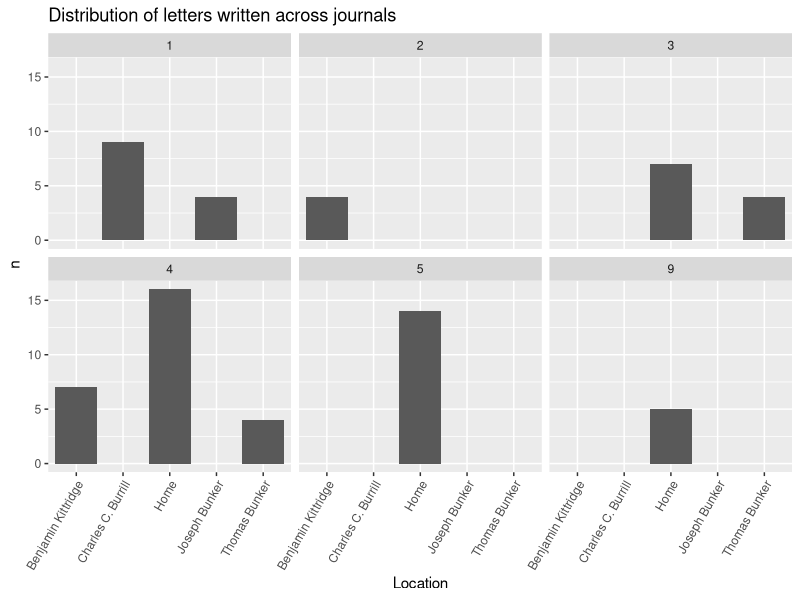
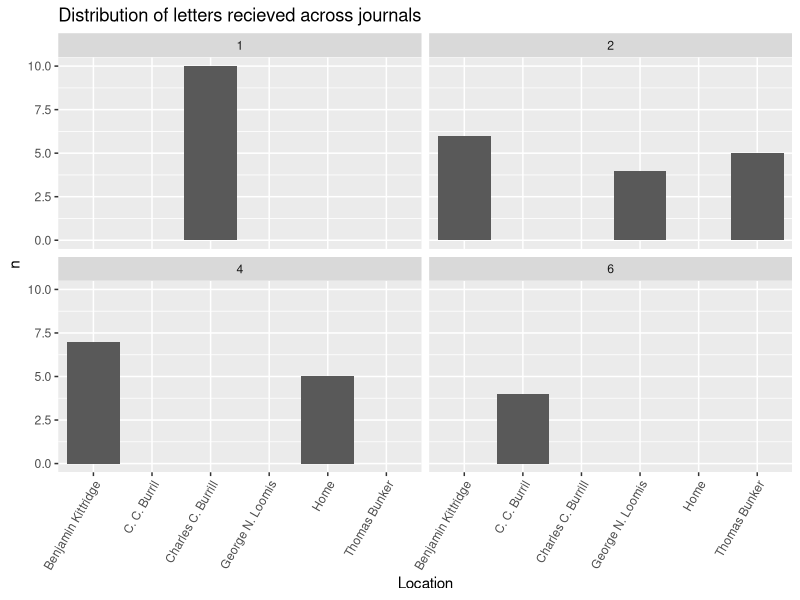
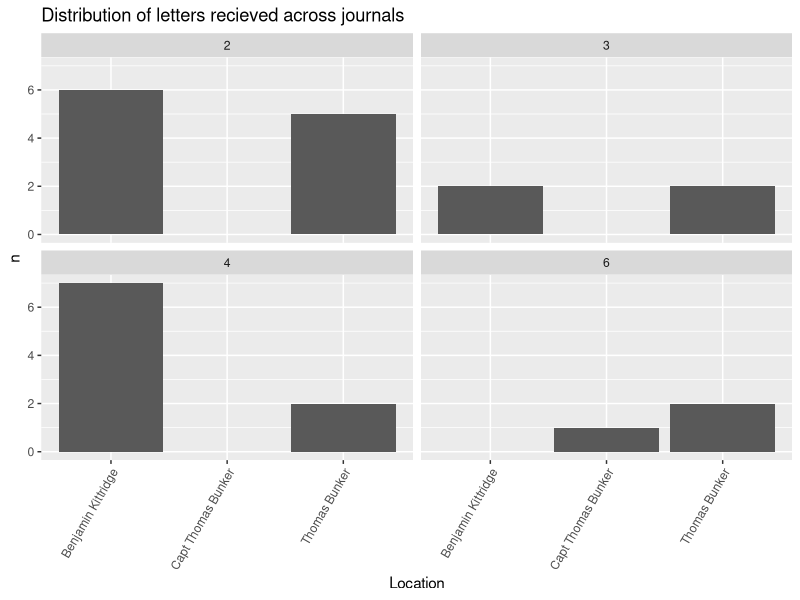
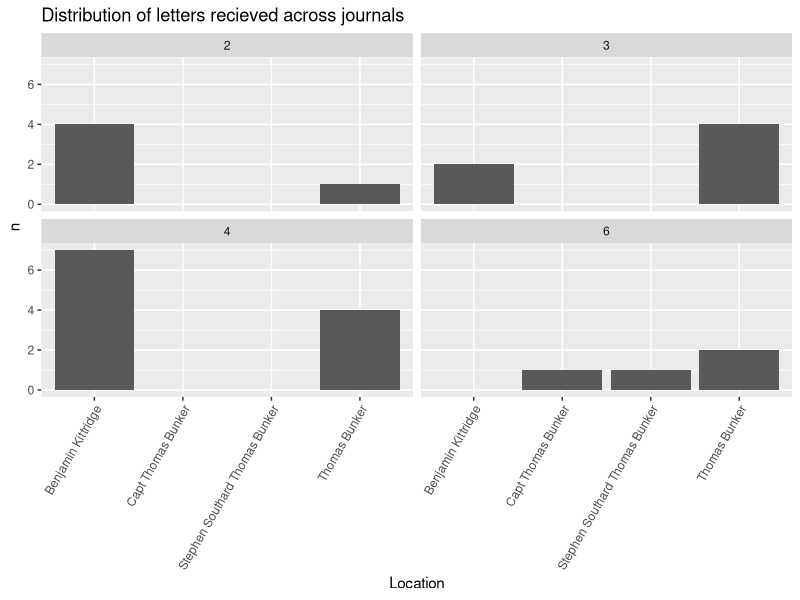

R code for these plots, in order:
## ---- chunk 1
install.packages(c("tidyverse", 
                   "tidytext",
                   "stopwords",
                   "widyr",
                   "tidygraph",
                   "tidylo",
                   "ggraph",
                   "wordcloud",
                   "dplyr"))
## ---- chunk 2
library(dplyr)
library(tidyverse)
library("magrittr") 
library(tidyverse)
library(tidytext)
## ---- chunk 3
library(readr)
journal_71_72 <- read_csv("Data_Sets/journal_1871_1872 - Sheet1 (1).csv")
journal_73 <- read_csv("Data_Sets/journal_1873 - Sheet1.csv")
journal_74 <- read_csv("Data_Sets/journal_1874 - Sheet1.csv")
journal_75 <- read_csv("Data_Sets/journal_1875 - Sheet1.csv")
journal_76 <- read_csv("Data_Sets/journal_1876 - Sheet1.csv")
journal_77 <- read_csv("Data_Sets/journal_1877 - Sheet1.csv")
journal_80 <- read_csv("Data_Sets/journal_1880 - Sheet1.csv")
journal_83 <- read_csv("Data_Sets/journal_1883 - Sheet1.csv")
journal_84 <- read_csv("Data_Sets/journal_1884 - Sheet1.csv")
journal_86 <- read_csv("Data_Sets/journal_1886 - Sheet1.csv")

## ---- chunk 4
journal_71_72$journal <- 1
journal_73$journal <- 2
journal_74$journal <- 3
journal_75$journal <- 4
journal_76$journal <- 5
journal_77$journal <- 6

journal_80$journal <- 9

journal_83$journal <- 12
journal_84$journal <- 13

journal_86$journal <- 15
## ---- chunk 5
journal_71_72 <- journal_71_72 %>%
  rename(transcription_accuracy = transcription) %>%
  mutate(image_path = as.character(image_path)) %>%
  mutate(image_description = as.character(image_description))

journal_75 <- journal_75 %>%
  mutate(quantity = as.character(quantity)) %>%
  mutate(latitude = as.logical(latitude)) %>%
  mutate(latitude_origin = as.logical(latitude_origin)) %>%
  mutate(longitude = as.logical(longitude)) %>%
  mutate(longitude_origin = as.logical(longitude_origin))

journal_76 <- journal_76 %>%
  mutate(quantity = as.character(quantity)) %>%
  mutate(latitude = as.logical(latitude)) %>%
  mutate(latitude_origin = as.logical(latitude_origin)) %>%
  mutate(longitude = as.logical(longitude)) %>%
  mutate(longitude_origin = as.logical(longitude_origin)) %>%
  mutate(image_path = as.character(image_path)) %>%
  mutate(image_description = as.character(image_description)) %>%
  mutate(noteworthy = as.logical(noteworthy))

journal_77 <- journal_77 %>%
  mutate(quantity = as.character(quantity)) %>%
  mutate(image_path = as.character(image_path)) %>%
  mutate(image_description = as.character(image_description)) %>%
  mutate(noteworthy = as.logical(noteworthy)) %>%
  mutate(temperature_am = as.logical(temperature_am))

journal_80 <- journal_80 %>%
  mutate(image_path = as.character(image_path)) %>%
  mutate(image_description = as.character(image_description)) %>%
  mutate(noteworthy = as.logical(noteworthy)) %>%
  mutate(temperature_am = as.logical(temperature_am)) %>%
  mutate(temperature_pm = as.logical(temperature_pm)) %>%
  mutate(temperature_night = as.logical(temperature_night))
  
journal_86 <- journal_86 %>%
  mutate(image_path = as.character(image_path)) %>%
  mutate(image_description = as.character(image_description)) %>%
  mutate(noteworthy = as.logical(noteworthy)) %>%
  mutate(temperature_am = as.logical(temperature_am)) %>%
  mutate(temperature_pm = as.logical(temperature_pm)) %>%
  mutate(temperature_night = as.logical(temperature_night)) %>%
  mutate(latitude = as.logical(latitude)) %>%
  mutate(recorder = as.character(recorder)) %>%
  mutate(notes = as.character(notes)) %>%
  select(- ...37)

journal_83 <- journal_83 %>%
  mutate(image_path = as.character(image_path)) %>%
  mutate(image_description = as.character(image_description)) %>%
  mutate(noteworthy = as.logical(noteworthy)) %>%
  mutate(temperature_am = as.logical(temperature_am)) %>%
  mutate(latitude = as.logical(latitude)) %>%
  mutate(latitude_origin = as.logical(latitude_origin)) %>%
  mutate(longitude_origin = as.logical(longitude_origin)) %>%
  mutate(letter_from = as.character(letter_from))
  
journal_84 <- journal_84 %>%
  mutate(image_path = as.character(image_path)) %>%
  mutate(image_description = as.character(image_description)) %>%
  mutate(noteworthy = as.logical(noteworthy)) %>%
  mutate(temperature_am = as.logical(temperature_am)) %>%
  mutate(latitude = as.logical(latitude)) %>%
  mutate(latitude_origin = as.logical(latitude_origin)) %>%
  mutate(letter_to = as.character(letter_to))%>%
  mutate(notes = as.character(notes))
## ---- chunk 6
journals <- dplyr::bind_rows(journal_71_72, journal_73, journal_74, journal_75, journal_76, journal_77, journal_80, journal_86)
## ---- chunk 7
letters <- journals %>%
  filter(letter != "no letter")
## ---- chunk 8
read_letters <- letters %>%
  filter(letter_from != "NA")
  
## ---- chunk 9
write_letters <- letters %>%
  filter(letter_to != "NA")
## ---- chunk 10
read_letters <- read_letters %>%
  separate(letter_from, c("person_1", "person_2", "person_3", "person_4"), sep = ",")
## ---- chunk 11
per_1 <- read_letters %>%
  select(person_1, journal, journal_entry) %>%
  rename(from = person_1)
per_2 <- read_letters %>%
  select(person_2, journal, journal_entry) %>%
  rename(from = person_2)
per_3 <- read_letters %>%
  select(person_3, journal, journal_entry) %>%
  rename(from = person_3)
per_4 <- read_letters %>%
  select(person_4, journal, journal_entry) %>%
  rename(from = person_4)

read_letters <- dplyr::bind_rows(per_1, per_2, per_3, per_4)
## ---- chunk 12
read_letters <- read_letters %>%
  mutate(from = str_to_title(from)) %>%
  mutate(from = trimws(from, "both")) %>%
  filter(from != "NA")
## ---- chunk 13
(read_count <- read_letters %>%
   filter(from!= "NA") %>%
    count(from, sort = TRUE))
## ---- chunk 14
write_letters <- write_letters %>%
  separate(letter_to, c("person_1", "person_2", "person_3", "person_4"), sep = ",")
## ---- chunk 15
per_1 <- write_letters %>%
  select(person_1, journal, journal_entry) %>%
  rename(to = person_1)
per_2 <- write_letters %>%
  select(person_2, journal, journal_entry) %>%
  rename(to = person_2)
per_3 <- write_letters %>%
  select(person_3, journal, journal_entry) %>%
  rename(to = person_3)
per_4 <- write_letters %>%
  select(person_4, journal, journal_entry) %>%
  rename(to = person_4)

write_letters <- dplyr::bind_rows(per_1, per_2, per_3, per_4)
## ---- chunk 16
write_letters <- write_letters %>%
  mutate(to = str_to_title(to)) %>%
  mutate(to = trimws(to, "both")) %>%
  filter(to != "NA")
## ---- chunk 17
(write_count <- write_letters %>%
   filter(to != "NA") %>%
    count(to, sort = TRUE))

## ---- chunk 18
ben_kitt <-letters %>%
  filter(grepl('Benjamin Kittridge|benjamin kittridge', letter_from))
ben_kitt_2 <-letters %>%
  filter(grepl('Benjamin Kittridge|benjamin kittridge', letter_to))

ben_kitt <- dplyr::bind_rows(ben_kitt, ben_kitt_2)
## ---- chunk 19
(BK_words <- ben_kitt %>%
    unnest_tokens(word, journal_entry) %>%
    count(journal, word, sort = TRUE) %>%
    filter(!word %in% stop_words$word))
## ---- chunk 20
bk_mention <-journals %>%
  filter(grepl('Benj. Kittridge|Benjamin Kittredge|Kittredge', journal_entry)) %>%
  filter(letter == "no letter")
## ---- chunk 21
(bk_word_xletter <- bk_mention %>%
  filter(letter == "no letter") %>%
    unnest_tokens(word, journal_entry) %>%
    count(journal, word, sort = TRUE) %>%
    filter(!word %in% stop_words$word))
## ---- chunk 22
CC_Burr <-letters %>%
  filter(grepl('Charles C. Burrill|C. C. Burrill', letter_from))
CC_Burr_2 <-letters %>%
  filter(grepl('Charles C. Burrill|C. C. Burrill', letter_to))

CC_Burr <- dplyr::bind_rows(CC_Burr, CC_Burr_2)
## ---- chunk 23
(CC_words <- CC_Burr %>%
    unnest_tokens(word, journal_entry) %>%
    count(journal, word, sort = TRUE) %>%
    filter(!word %in% stop_words$word))
## ---- chunk 24
CB_mention <-journals %>%
  filter(grepl('CC Burrill|C.C. Burrill|C. C. Burrill|C C Burrill| Charles C. Burrill| Charles C Burrill|Chas. C. Burrill', journal_entry)) %>%
  filter(letter == "no letter")
## ---- chunk 25
(cb_word_xletter <- CB_mention %>%
  filter(letter == "no letter") %>%
    unnest_tokens(word, journal_entry) %>%
    count(journal, word, sort = TRUE) %>%
    filter(!word %in% stop_words$word))
## ---- chunk 26
Tom_Bunk <-letters %>%
  filter(grepl('Thomas Bunker', letter_from))
Tom_Bunk_2 <-letters %>%
  filter(grepl('Thomas Bunker', letter_to))

Tom_Bunk <- dplyr::bind_rows(Tom_Bunk, Tom_Bunk_2)
## ---- chunk 27
(TB_words <- Tom_Bunk %>%
    unnest_tokens(word, journal_entry) %>%
    count(journal, word, sort = TRUE) %>%
    filter(!word %in% stop_words$word))
## ---- chunk 28
tb_mention <-journals %>%
  filter(grepl('Thomas Bunker|Thom Bunker|thomas Bunker', journal_entry)) %>%
  filter(letter == "no letter")
## ---- chunk 29
(tb_word_xletter <- tb_mention %>%
  filter(letter == "no letter") %>%
    unnest_tokens(word, journal_entry) %>%
    count(journal, word, sort = TRUE) %>%
    filter(!word %in% stop_words$word))
## ---- chunk 30
JF_King <-letters %>%
  filter(grepl('J.F. Kingsley|J.F.K|JFK|Jfk|J F Kingsley| J. F. Kingsley', letter_from))
JF_King_2 <-letters %>%
  filter(grepl('J.F. Kingsley|J.F.K|JFK|Jfk|J F Kingsley| J. F. Kingsley', letter_to))

JF_King <- dplyr::bind_rows(JF_King, JF_King_2)
## ---- chunk 31
(JFK_words <- JF_King %>%
    unnest_tokens(word, journal_entry) %>%
    count(journal, word, sort = TRUE) %>%
    filter(!word %in% stop_words$word))
## ---- chunk 32
jfk_mention <-journals %>%
  filter(grepl('J.F. Kingsley|J.F.K|JFK|Jfk|J F Kingsley| J. F. Kingsley', journal_entry)) 
## ---- chunk 33
(jfk_word_xletter <- jfk_mention %>%
    unnest_tokens(word, journal_entry) %>%
    count(journal, word, sort = TRUE) %>%
    filter(!word %in% stop_words$word))
## ---- chunk 34
count_1 <- write_letters %>%
    filter(journal == 1) %>%
           count(to) 
count_2 <- write_letters %>%
    filter(journal == 2) %>%
           count(to) 
count_3 <- write_letters %>%
    filter(journal == 3) %>%
           count(to)
count_4 <- write_letters %>%
    filter(journal == 4) %>%
           count(to)
count_5 <- write_letters %>%
    filter(journal == 5) %>%
           count(to)
count_6 <- write_letters %>%
    filter(journal == 6) %>%
           count(to) 
count_9 <- write_letters %>%
    filter(journal == 9) %>%
           count(to)
count_12 <- write_letters %>%
    filter(journal == 12) %>%
           count(to)
count_13 <- write_letters %>%
    filter(journal == 13) %>%
           count(to)
count_15 <- write_letters %>%
    filter(journal == 15) %>%
           count(to) 

## ---- chunk 35
count_1$journal <- 1
count_2$journal <- 2
count_3$journal <- 3
count_4$journal <- 4
count_5$journal <- 5
count_6$journal <- 6
count_9$journal <- 9
count_12$journal <- 12
count_13$journal <- 13
count_15$journal <- 15
## ---- chunk 36

to_count <- dplyr::bind_rows(count_1, count_2, count_3, count_4, count_5, count_6, count_9, count_12,count_13, count_15)
## ---- chunk 37
to_count %>%
  group_by(journal) %>%
   filter(n > 3) %>%
  ggplot(aes(x=to, y=n)) + 
   geom_bar(stat = "identity")+
   facet_wrap(vars(journal))+
    theme(axis.text.x = element_text(angle = 60, hjust = 1))+
   labs(y = "n", x = "Location", title = "Distribution of letters written across journals")
## ---- chunk 38
count_1 <- read_letters %>%
    filter(journal == 1) %>%
           count(from) 
count_2 <- read_letters %>%
    filter(journal == 2) %>%
           count(from) 
count_3 <- read_letters %>%
    filter(journal == 3) %>%
           count(from)
count_4 <- read_letters %>%
    filter(journal == 4) %>%
           count(from)
count_5 <- read_letters %>%
    filter(journal == 5) %>%
           count(from)
count_6 <- read_letters %>%
    filter(journal == 6) %>%
           count(from) 
count_9 <- read_letters %>%
    filter(journal == 9) %>%
           count(from)
count_12 <- read_letters %>%
    filter(journal == 12) %>%
           count(from)
count_13 <- read_letters %>%
    filter(journal == 13) %>%
           count(from)
count_15 <- read_letters %>%
    filter(journal == 15) %>%
           count(from) 

## ---- chunk 39
count_1$journal <- 1
count_2$journal <- 2
count_3$journal <- 3
count_4$journal <- 4
count_5$journal <- 5
count_6$journal <- 6
count_9$journal <- 9
count_12$journal <- 12
count_13$journal <- 13
count_15$journal <- 15
## ---- chunk 40

from_count <- dplyr::bind_rows(count_1, count_2, count_3, count_4, count_5, count_6, count_9, count_12,count_13, count_15)
## ---- chunk 41
from_count %>%
  group_by(journal) %>%
   filter(n > 3) %>%
  ggplot(aes(x=from, y=n)) + 
   geom_bar(stat = "identity")+
   facet_wrap(vars(journal))+
    theme(axis.text.x = element_text(angle = 60, hjust = 1))+
   labs(y = "n", x = "Location", title = "Distribution of letters recieved across journals")
## ---- chunk 42
top_from <- dplyr::filter(from_count, grepl('C. C. Bunker|C.C. Burrill|C.c. Bunker|CC Bunker|Charles C. Bunker|Charles C Bunker|Benjamin Kittridge|Thomas Bunker|Capt. Thomas Bunker', from))
## ---- chunk 43
top_from %>%
  group_by(journal) %>%
  ggplot(aes(x=from, y=n)) + 
   geom_bar(stat = "identity")+
   facet_wrap(vars(journal))+
    theme(axis.text.x = element_text(angle = 60, hjust = 1))+
   labs(y = "n", x = "Location", title = "Distribution of letters recieved across journals")
## ---- chunk 44
top_to <- dplyr::filter(to_count, grepl('C. C. Bunker|C.C. Burrill|C.c. Bunker|CC Bunker|Charles C. Bunker|Charles C Bunker|Benjamin Kittridge|Thomas Bunker|Capt. Thomas Bunker', to))
## ---- chunk 45
top_to %>%
  group_by(journal) %>%
  ggplot(aes(x=to, y=n)) + 
   geom_bar(stat = "identity")+
   facet_wrap(vars(journal))+
    theme(axis.text.x = element_text(angle = 60, hjust = 1))+
   labs(y = "n", x = "Location", title = "Distribution of letters recieved across journals")
